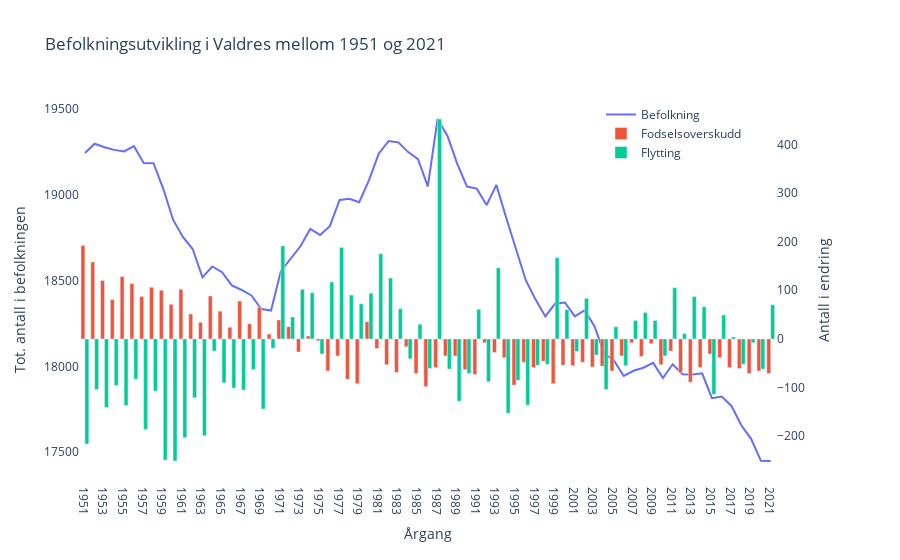

The code cell stored with this chart in its notebook:
### Code cell
fig = make_subplots(specs=[[{"secondary_y": True}]])
fig.add_trace(
    go.Scatter(x=df["år"], y=df.endyear, name="Befolkning"),
    secondary_y=False,
)
fig.add_trace(
    go.Bar(x=df["år"], y=df.bsurplus, name="Fodselsoverskudd"),
    secondary_y=True,
)
fig.add_trace(
    go.Bar(x=df["år"], y=df.moved, name="Flytting"),
    secondary_y=True,
)
fig.update_layout(
    title_text="Befolkningsutvikling i Valdres mellom 1951 og 2021"
)

# Set x-axis title
fig.update_xaxes(title_text="Årgang")

# Set y-axes titles
fig.update_yaxes(title_text="Tot. antall i befolkningen", secondary_y=False, tickformat = "000")
fig.update_yaxes(title_text="Antall i endring", secondary_y=True)
fig.update_layout(hovermode='x unified', plot_bgcolor="white",
                 legend=dict(
                     yanchor="top",
                     y=1,
                     xanchor="right",
                     x=0.90
                 ))
fig.show()

### Figure 1 — Plotly figure (JSON) as saved in the notebook; plotly's stock layout.template omitted (floating-point values rounded to 4 significant figures)
{"data": [{"name": "Befolkning", "type": "scatter", "x": ["1951", "1952", "1953", "1954", "1955", "1956", "1957", "1958", "1959", "1960", "1961", "1962", "1963", "1964", "1965", "1966", "1967", "1968", "1969", "1970", "1971", "1972", "1973", "1974", "1975", "1976", "1977", "1978", "1979", "1980", "1981", "1982", "1983", "1984", "1985", "1986", "1987", "1988", "1989", "1990", "1991", "1992", "1993", "1994", "1995", "1996", "1997", "1998", "1999", "2000", "2001", "2002", "2003", "2004", "2005", "2006", "2007", "2008", "2009", "2010", "2011", "2012", "2013", "2014", "2015", "2016", "2017", "2018", "2019", "2020", "2021"], "xaxis": "x", "y": [19245, 19299, 19278, 19263, 19254, 19285, 19186, 19185, 19036, 18856, 18755, 18685, 18520, 18583, 18550, 18473, 18446, 18414, 18335, 18326, 18556, 18626, 18701, 18802, 18767, 18818, 18971, 18978, 18958, 19087, 19242, 19314, 19307, 19250, 19209, 19050, 19443, 19346, 19183, 19049, 19037, 18941, 19059, 18867, 18687, 18503, 18390, 18292, 18367, 18373, 18292, 18327, 18236, 18076, 18035, 17945, 17975, 17993, 18021, 17933, 18013, 17955, 17953, 17960, 17815, 17825, 17770, 17657, 17578, 17450, 17449], "yaxis": "y"}, {"name": "Fodselsoverskudd", "type": "bar", "x": ["1951", "1952", "1953", "1954", "1955", "1956", "1957", "1958", "1959", "1960", "1961", "1962", "1963", "1964", "1965", "1966", "1967", "1968", "1969", "1970", "1971", "1972", "1973", "1974", "1975", "1976", "1977", "1978", "1979", "1980", "1981", "1982", "1983", "1984", "1985", "1986", "1987", "1988", "1989", "1990", "1991", "1992", "1993", "1994", "1995", "1996", "1997", "1998", "1999", "2000", "2001", "2002", "2003", "2004", "2005", "2006", "2007", "2008", "2009", "2010", "2011", "2012", "2013", "2014", "2015", "2016", "2017", "2018", "2019", "2020", "2021"], "xaxis": "x", "y": [192, 158, 120, 81, 128, 114, 87, 106, 100, 71, 102, 51, 34, 88, 57, 24, 78, 31, 65, 10, 39, 25, -27, 6, -4, -66, -35, -83, -92, 35, -20, -53, -69, -16, -71, -98, -59, -35, -35, -63, -73, -8, -28, -39, -95, -48, -59, -46, -92, -54, -55, -48, -58, -56, -66, -35, -8, -36, -10, -53, -25, -69, -89, -59, -31, -39, -59, -61, -71, -66, -71], "yaxis": "y2"}, {"name": "Flytting", "type": "bar", "visible": true, "x": ["1951", "1952", "1953", "1954", "1955", "1956", "1957", "1958", "1959", "1960", "1961", "1962", "1963", "1964", "1965", "1966", "1967", "1968", "1969", "1970", "1971", "1972", "1973", "1974", "1975", "1976", "1977", "1978", "1979", "1980", "1981", "1982", "1983", "1984", "1985", "1986", "1987", "1988", "1989", "1990", "1991", "1992", "1993", "1994", "1995", "1996", "1997", "1998", "1999", "2000", "2001", "2002", "2003", "2004", "2005", "2006", "2007", "2008", "2009", "2010", "2011", "2012", "2013", "2014", "2015", "2016", "2017", "2018", "2019", "2020", "2021"], "xaxis": "x", "y": [-216, -104, -141, -96, -137, -83, -186, -107, -249, -251, -203, -121, -199, -25, -90, -101, -105, -63, -144, -19, 191, 45, 102, 95, -31, 117, 188, 90, 72, 94, 175, 125, 62, -41, 30, -61, 452, -62, -128, -71, 61, -88, 146, -153, -85, -136, -54, -52, 167, 60, -26, 83, -33, -104, 25, -55, 38, 54, 38, -35, 105, 11, 87, 66, -114, 49, 4, -52, -8, -62, 70], "yaxis": "y2"}], "layout": {"autosize": true, "hovermode": "x unified", "legend": {"x": 0.9, "xanchor": "right", "y": 1, "yanchor": "top"}, "plot_bgcolor": "white", "title": {"text": "Befolkningsutvikling i Valdres mellom 1951 og 2021"}, "xaxis": {"anchor": "y", "autorange": true, "domain": [0, 0.94], "range": [-0.5, 70.5], "title": {"text": "Årgang"}, "type": "category"}, "yaxis": {"anchor": "x", "autorange": true, "domain": [0, 1], "range": [17340.0, 19550.0], "tickformat": "000", "title": {"text": "Tot. antall i befolkningen"}, "type": "linear"}, "yaxis2": {"anchor": "x", "autorange": true, "overlaying": "y", "range": [-290.1, 491.1], "side": "right", "title": {"text": "Antall i endring"}, "type": "linear"}}}
